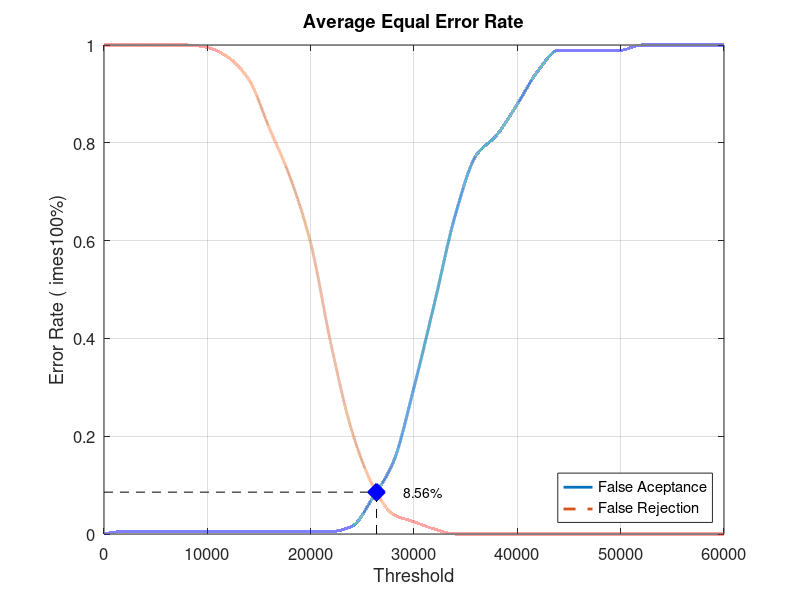
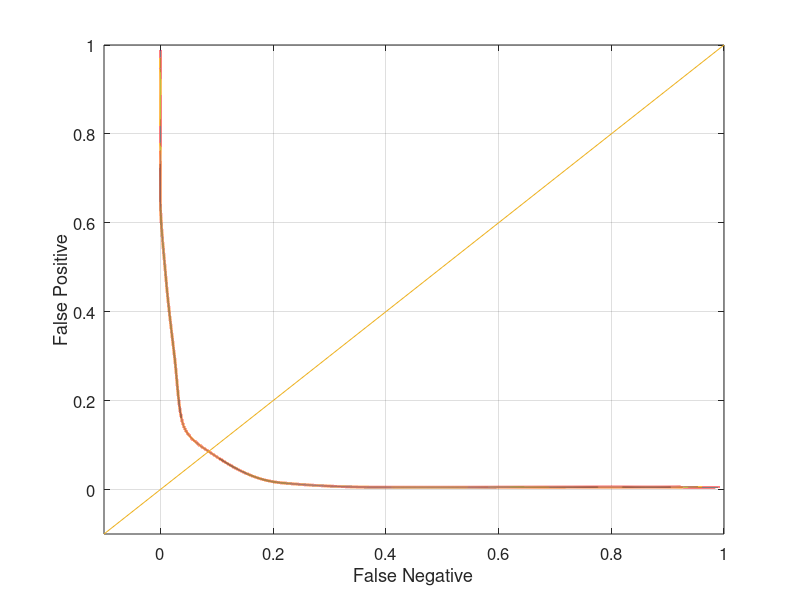

Recreate these plots in MATLAB, in order.
close all;
clear;
clc;
x = 0:2000:60000;
xq = 0:0.5:60000;

y0 = [0 0.00526316 0.00526316 0.00526316 0.00526316 0.00526316 0.00526316 0.00526316 0.00526316 0.00526316 0.00526316 0.00526316 0.0157895 0.0736842 0.147368 0.3 0.473684 0.652632 0.773684 0.815789 0.878947 0.947368 0.989474 0.989474 0.989474 0.989474 1 1 1 1 1]
yy0 = interp1(x, y0, xq, 'pchip');
y1 = [1 1 1 1 1 0.995 0.975 0.93 0.83 0.73 0.595 0.385 0.21 0.1 0.04 0.025 0.01 0 0 0 0 0 0 0 0 0 0 0 0 0 0]
yy1 = interp1(x, y1, xq, 'pchip');

% Calculating EER: 
y2 = abs(y0 - y1);
find(y2 == min(y2))
yy2 = abs(yy0 - yy1);
xEER = find(yy2 == min(yy2));
xEERIndex = xq(xEER) % X-axis EER
yEER = yy0(xEER) % Y-axis EER

main = figure
plot(xq, yy0,'-','LineWidth', 2);	hold on
plot(xq, yy1,'--','LineWidth', 2);	hold on
plot([xEERIndex xEERIndex], [0 yEER], 'k--');	hold on
plot([0 xEERIndex], [yEER yEER], 'k--');	hold on
plot(xEERIndex, yEER, 'bx', 'LineWidth', 10);	hold on
text(xEERIndex + 10 * xEERIndex / 100, yEER, [num2str(round((10000 * yEER)) / 100) '%'])
legend('False Aceptance', 'False Rejection', 'Location', 'SouthEast')
xlabel('Threshold')
ylabel('Error Rate (	imes100%)')
title('Average Equal Error Rate')
set(gca, 'FontSize', 12)
axis([0 60000 0 1])
grid on

print(main, 'Database3_3Main', '-dpng');
FNRxFPR = figure('Color', [1 1 1]);
plot(yy1, yy0, '-', yy1, yy0, 'LineWidth', 2);
hold on
y = -0.1:0.1:1
plot(y, y); 
set(gca, 'FontSize', 12)
xlabel('False Negative')
ylabel('False Positive')
axis([-0.1 1 -0.1 1])
set(gca, 'FontSize', 12)
grid on

print(FNRxFPR, 'Database3_3FNRxFPR','-dpng');
